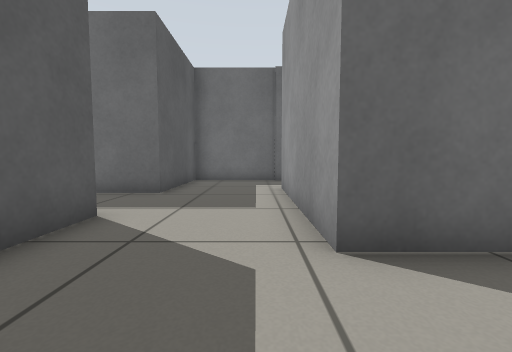
[1] (above)

16 first-person views from a walk through a world built for the Gazebo simulator. The camera is 0.5 m above the floor, tilts 4° down and sees 90° across. The floor is counted in squares, 0.5 m on a side. Each view is taken from the middle of a square. On the plan, view 1 faces up. The plan holds only what a view shows up to about 11 squares ahead; the rest is blank.

[2]
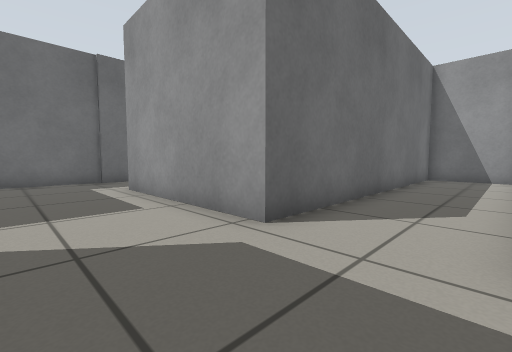

[3]
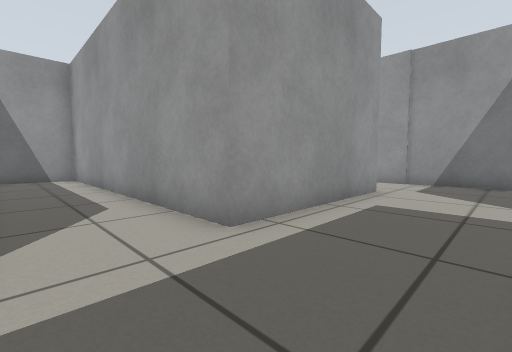

[4]
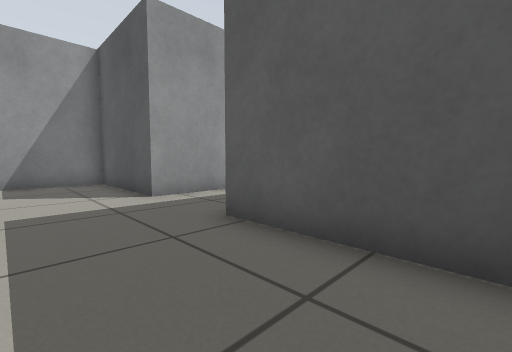

[5]
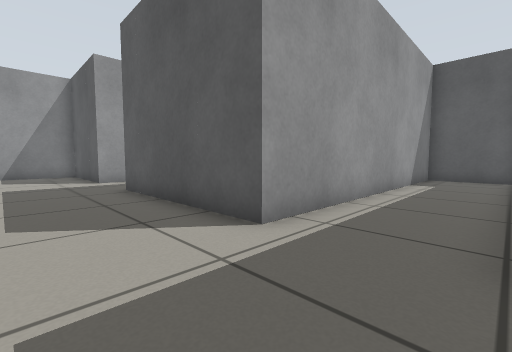

[6]
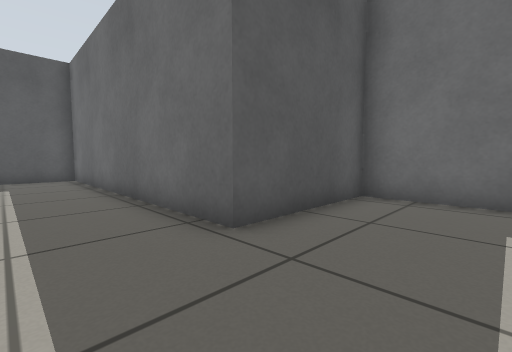

[7]
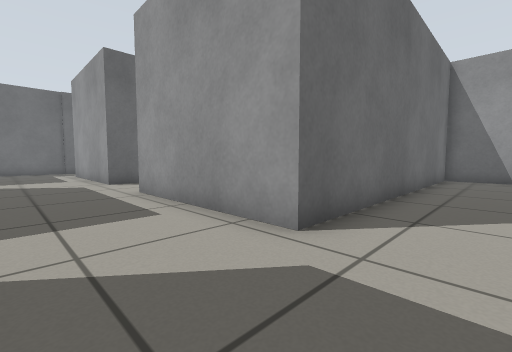

[8]
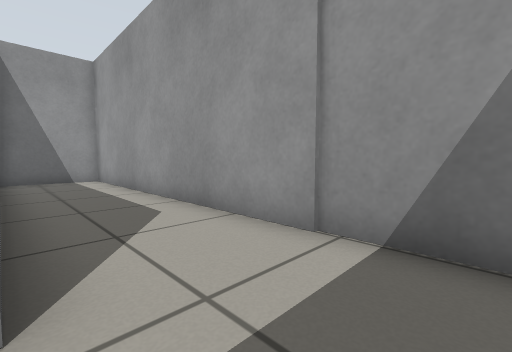

[9]
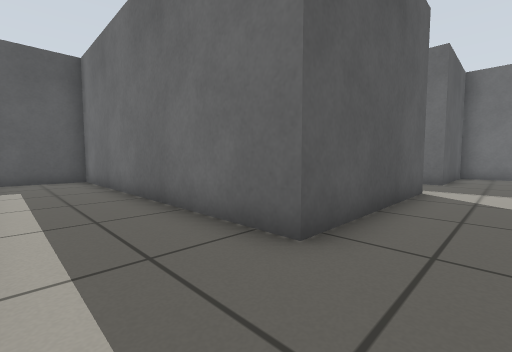

[10]
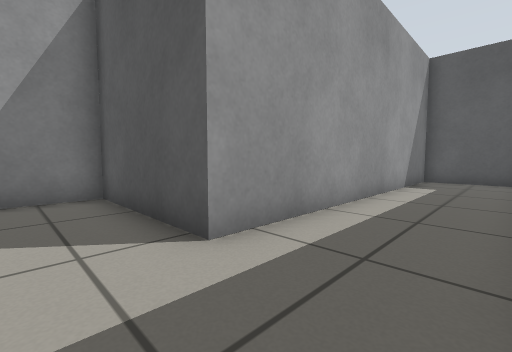

[11]
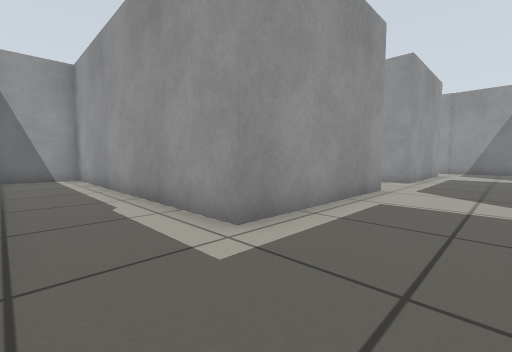

[12]
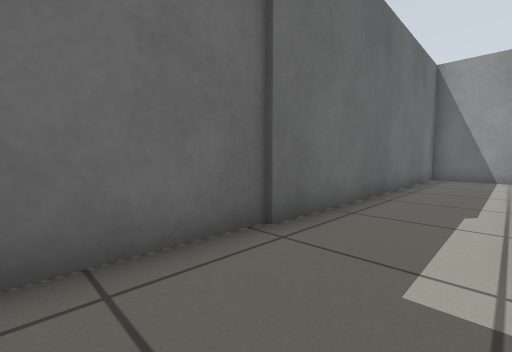

[13]
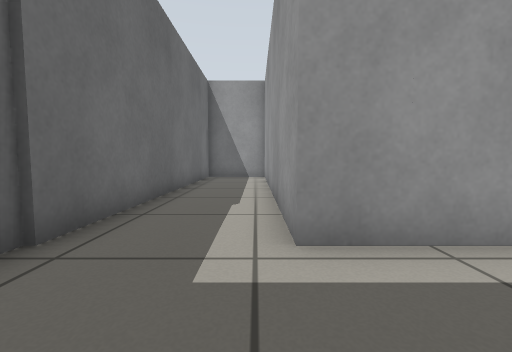

[14]
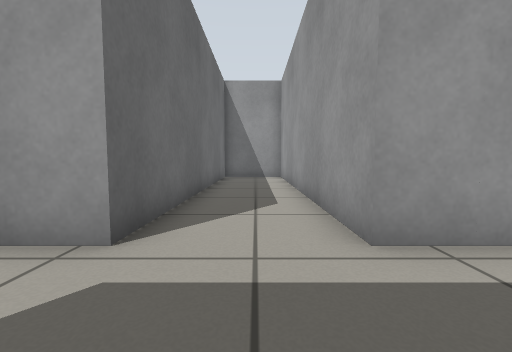

[15]
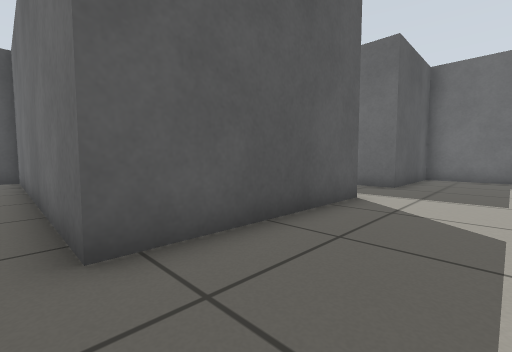

[16]
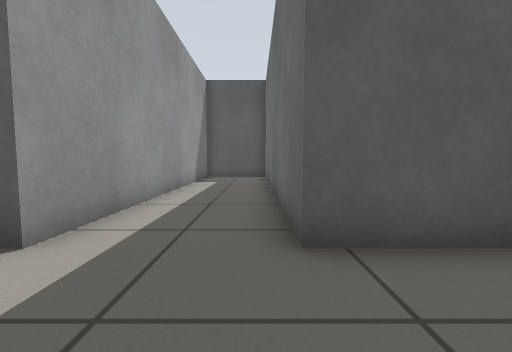

### Floor plan
Points are (right, up) in squares from view 1. A wall is a line through its corners. A room is listed if a view was taken in it or the views show most of it. See-through windows are left out.
Room 1 (views 1, 2, 3, 4, 14)
walls: (0.9, -0.3) (11.5, -0.3) (11.5, 2.4); (11.2, 2.6) (0.9, 2.6) (0.9, 4.6); (-2.7, 4.4) (-2.7, -0.5)
ways out: opening at (-1, 3.5) to room 2; opening at (-1, -1) to room 4
Room 2 (views 5, 6)
walls: (-2.7, 8.5) (-2.7, 7.3) (-13.4, 7.3) (-13.4, 4.4) (-2.7, 4.4); (0.9, 4.6) (0.9, 8.5)
ways out: opening at (-1, 3.5) to room 1; opening at (-1, 8) to room 5
Room 3 (views 7, 8)
walls: (-2.7, -4.6) (-2.7, -9.1) (11.5, -9.1) (11.5, -6) (0.9, -6) (0.9, -4.5)
ways out: opening at (-1, -5.5) to room 4
Room 4 (views 9, 10, 15, 16)
walls: (-2.7, -0.5) (-2.7, -1.5) (-13.4, -1.5) (-13.4, -4.6) (-2.7, -4.6); (0.9, -4.5) (0.9, -0.3)
ways out: opening at (-1, -1) to room 1; opening at (-1, -5.5) to room 3
Room 5 (views 11, 12, 13)
walls: (0.9, 8.5) (11.5, 8.5) (11.5, 11.4); (11.4, 11.6) (-2.7, 11.6) (-2.7, 8.5)
ways out: opening at (-1, 8) to room 2

Positions as (right, up) in squares from view 1, and headings:
1: (0, 0), facing up
2: (-2, 0), facing up-right
3: (-2, 2), facing down-right
4: (0, 2), facing down-left
5: (0, 7), facing down-left
6: (0, 5), facing up-left
7: (-2, -8), facing up-right
8: (-1, -6), facing down-right
9: (-1, -4), facing up-left
10: (-1, -2), facing down-left
11: (-2, 11), facing down-right
12: (-2, 9), facing up-right
13: (-2, 9), facing right
14: (-2, 1), facing right
15: (0, -2), facing up-left
16: (0, -2), facing left
